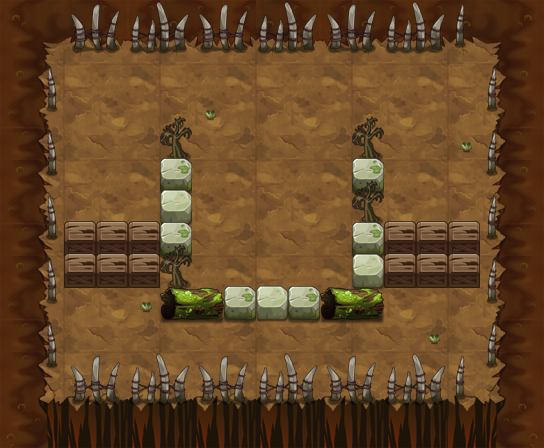

This game map was drawn from its Tiled (.tmx) file and the tilesets committed beside it. A one-line description and the trimmed map source follow:
An orthogonal 17x14 tile map with 32x32 px tiles, 12 tile layers (PASS, 块层 2, 块层 5, 块层 3, ...) and 9 objects (5x TRAP, 3x yjwus1, PLAYER).

<map version="1.0" orientation="orthogonal" width="17" height="14" tilewidth="32" tileheight="32">
 <properties>
  <property name="DESTRY1" value="25" />
  <property name="DESTRY2" value="27" />
  <property name="DESTRY_COUNT" value="2" />
  <property name="EXP" value="995" />
  <property name="ITEM" value="D037" />
  <property name="MONEY" value="1493" />
 </properties>
 <tileset firstgid="1" name="yjbl" tilewidth="32" tileheight="32">
  <image source="yjbl.png" width="450" height="600" />
 </tileset>
 <layer name="PASS" width="17" height="14">
  <data>[238 cells, 139 non-empty, 11 distinct tile ids]</data>
 </layer>
 <layer name="块层 2" width="17" height="14">
  <data>[238 cells, 238 non-empty, 31 distinct tile ids]</data>
 </layer>
 <layer name="块层 5" width="17" height="14">
  <data>[238 cells, 17 non-empty, 5 distinct tile ids]</data>
 </layer>
 <layer name="块层 3" width="17" height="14">
  <data>[238 cells, 65 non-empty, 12 distinct tile ids]</data>
 </layer>
 <layer name="块层 6" width="17" height="14">
  <data>[238 cells, 29 non-empty, 6 distinct tile ids]</data>
 </layer>
 <layer name="SHELTER 11" width="17" height="14">
  <data>[238 cells, 13 non-empty, 5 distinct tile ids]</data>
 </layer>
 <layer name="SHELTER 8" width="17" height="14">
  <data>[238 cells, 7 non-empty, 4 distinct tile ids]</data>
 </layer>
 <layer name="SHELTER 7" width="17" height="14">
  <data>[238 cells, 8 non-empty, 3 distinct tile ids]</data>
 </layer>
 <layer name="SHELTER 6" width="17" height="14">
  <data>[238 cells, 8 non-empty, 2 distinct tile ids]</data>
 </layer>
 <layer name="SHELTER 5" width="17" height="14">
  <data>[238 cells, 2 non-empty, 2 distinct tile ids]</data>
 </layer>
 <layer name="SHELTER 4" width="17" height="14">
  <data>[238 cells, 2 non-empty, 1 distinct tile ids]</data>
 </layer>
 <layer name="SHELTER 3" width="17" height="14">
  <data>[238 cells, 2 non-empty, 1 distinct tile ids]</data>
 </layer>
 <objectgroup name="对象层 1" width="17" height="14">
  <object name="liusha" type="TRAP" x="256" y="192" width="32" height="32">
   <properties>
    <property name="lua_ai" value="trap_mire_ai" />
    <property name="trap_ani" value="liusha.actor" />
    <property name="trap_floor" value="true" />
    <property name="trap_sh" value="1" />
    <property name="trap_sw" value="1" />
   </properties>
  </object>
  <object name="PLAYER" type="PLAYER" x="256" y="352" width="32" height="32" />
  <object name="yjwus1" x="96" y="128" width="32" height="32">
   <properties>
    <property name="buff_type" value="fire_shell" />
    <property name="lua_ai" value="monster_yjwus_ai" />
    <property name="quality" value="yjwus1.quality" />
   </properties>
  </object>
  <object name="yjwus1" x="256" y="64" width="32" height="32">
   <properties>
    <property name="buff_type" value="fire_shell" />
    <property name="lua_ai" value="monster_yjwus_ai" />
    <property name="quality" value="yjwus1.quality" />
   </properties>
  </object>
  <object name="yjwus1" x="416" y="128" width="32" height="32">
   <properties>
    <property name="buff_type" value="fire_shell" />
    <property name="lua_ai" value="monster_yjwus_ai" />
    <property name="quality" value="yjwus1.quality" />
   </properties>
  </object>
  <object name="staff_driger_control" type="TRAP" x="0" y="416" width="32" height="32">
   <properties>
    <property name="trap_delay" value="10" />
    <property name="trap_id" value="0" />
    <property name="trap_script" value="trap(&quot;staff_driger&quot;):setOpened(true);" />
    <property name="trap_start_mode" value="2" />
    <property name="trap_state" value="open" />
   </properties>
  </object>
  <object name="staff_driger" type="TRAP" x="256" y="256" width="32" height="32">
   <properties>
    <property name="trap_ani" value="driger.actor" />
    <property name="trap_floor" value="true" />
    <property name="trap_id" value="0" />
    <property name="trap_script" value="target(&quot;PLAYER&quot;):setCurrentUseSkill(  make_ice_staff_skill()  );target(&quot;PLAYER&quot;):setEffectAnimateName(&quot;find_player.ani&quot;);trap(&quot;staff_driger&quot;):setOpened(false)" />
    <property name="trap_start_mode" value="0" />
    <property name="trap_state" value="open" />
   </properties>
  </object>
  <object name="zi_dan_left1" type="TRAP" x="448" y="64" width="32" height="32">
   <properties>
    <property name="trap_ani" value="fire_cat_left.actor" />
    <property name="trap_delay" value="2" />
    <property name="trap_id" value="0" />
    <property name="trap_script" value="trap(&quot;zi_dan_left1&quot;):setAtkPower(target(&quot;PLAYER&quot;):getHP()*0.1);trap(&quot;zi_dan_left1&quot;):turnLeft(); trap(&quot;zi_dan_left1&quot;):getAI():getActions():addObject( AIUseSkill:create(   SkillLua:create(&quot;skill_0001&quot;)  )  );" />
    <property name="trap_start_mode" value="2" />
    <property name="trap_state" value="open" />
   </properties>
  </object>
  <object name="zi_dan_right1" type="TRAP" x="64" y="96" width="32" height="32">
   <properties>
    <property name="trap_ani" value="fire_cat_right.actor" />
    <property name="trap_delay" value="2" />
    <property name="trap_id" value="0" />
    <property name="trap_script" value="trap(&quot;zi_dan_right1&quot;):setAtkPower(target(&quot;PLAYER&quot;):getHP()*0.1);trap(&quot;zi_dan_right1&quot;):turnRight(); trap(&quot;zi_dan_right1&quot;):getAI():getActions():addObject( AIUseSkill:create(   SkillLua:create(&quot;skill_0001&quot;)  )  );" />
    <property name="trap_start_mode" value="2" />
    <property name="trap_state" value="open" />
   </properties>
  </object>
 </objectgroup>
</map>
